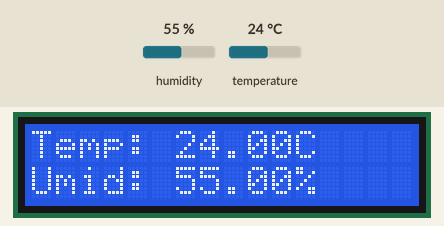
The sketch below on a simulated Arduino Uno, built with avr-gcc and run on an emulated ATmega328P. On the bench: 16×2 character LCD. The inputs (shaded band) are chosen by the test bench; at power-on: humidity 55 %, temperature 24 °C. What the sketch prints to the serial monitor is not drawn.

Above: at 4.5 s.
4.6 s: humidity set to 22 %
At 5.7 s:
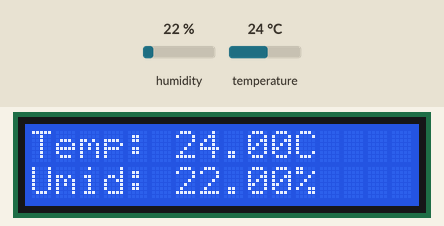
7.3 s: temperature set to 12 °C
At 8.5 s:
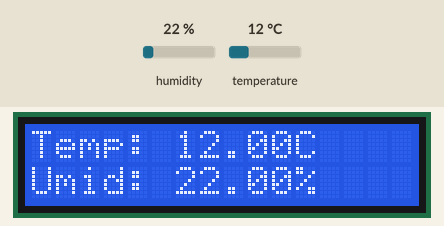
10.0 s: humidity set to 40 %
At 12.6 s:
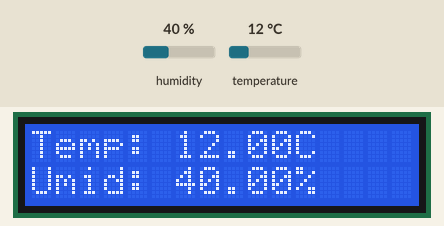
12.9 s: temperature set to 19 °C
At 14.4 s:
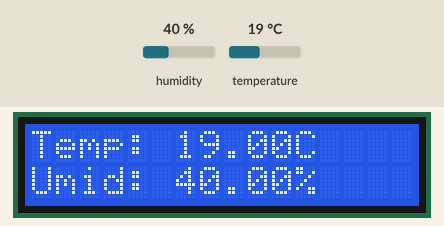
Timing chart, 0 to 15.9 s (numbered marks = the images above; inputs shaded):
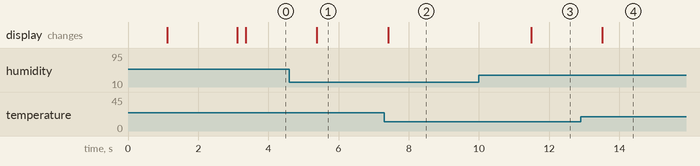

Measured:
- after the input at 4.6 s, the display: changes after 0.78 s (image 1)
- after the input at 7.3 s, the display: changes after 0.12 s (image 2)
- after the input at 10.0 s, the display: changes after 1.5 s (image 3)
- after the input at 12.9 s, the display: changes after 0.62 s (image 4)

The sketch:

DHT22_LCD_I2C.ino
```cpp
#include <DHT.h>
#include <LiquidCrystal_I2C.h>

// Definição do sensor DHT22
#define DHTPIN 2        // Pino de dados do DHT22 (DOUT)
#define DHTTYPE DHT22   // Tipo: DHT22

// Inicializar sensor DHT22
DHT dht(DHTPIN, DHTTYPE);

// Inicializar LCD I2C (endereço 0x27, 16x2 caracteres)
// Se não funcionar, tente 0x3F
LiquidCrystal_I2C lcd(0x27, 16, 2);

// Variáveis para armazenar leituras
float temperatura = 0;
float umidade = 0;

void setup() {
  // Iniciar Serial para debug
  Serial.begin(9600);
  delay(1000);

  Serial.println("\n\n");
  Serial.println("Sistema de Monitoramento DHT22 + LCD I2C");
  Serial.println("=========================================");

  // Iniciar LCD
  lcd.init();
  lcd.backlight();
  lcd.setCursor(0, 0);
  lcd.print("DHT22 + LCD I2C");
  lcd.setCursor(0, 1);
  lcd.print("Iniciando...");
  delay(2000);

  // Iniciar sensor DHT22
  dht.begin();

  // Limpar LCD
  lcd.clear();

  Serial.println("Sistema inicializado com sucesso!");
  Serial.println("Pinos utilizados:");
  Serial.println("  - DHT22 DOUT  → Pino 2");
  Serial.println("  - LCD SDA      → Pino A4");
  Serial.println("  - LCD SCL      → Pino A5");
  Serial.println("  - DHT22 VCC    → 5V");
  Serial.println("  - DHT22 GND    → GND");
  Serial.println("  - LCD VCC      → 5V");
  Serial.println("  - LCD GND      → GND");
}

void loop() {
  // Ler dados do sensor DHT22
  lerSensorDHT22();

  // Exibir no LCD
  exibirNoLCD();

  // Exibir no Serial Monitor
  exibirNoSerial();

  // Aguardar 2 segundos antes da próxima leitura
  delay(2000);
}

// Função para ler dados do DHT22
void lerSensorDHT22() {
  // DHT22 recomenda esperar ~2 segundos entre leituras
  umidade = dht.readHumidity();
  temperatura = dht.readTemperature();

  // Verificar se a leitura falhou
  if (isnan(umidade) || isnan(temperatura)) {
    Serial.println("Erro na leitura do DHT22!");
    temperatura = 0;
    umidade = 0;
    return;
  }
}

// Função para exibir no LCD
void exibirNoLCD() {
  // Limpar tela
  lcd.clear();

  // Primeira linha: Temperatura
  lcd.setCursor(0, 0);
  lcd.print("Temp: ");
  lcd.print(temperatura);
  lcd.print("C");

  // Segunda linha: Umidade
  lcd.setCursor(0, 1);
  lcd.print("Umid: ");
  lcd.print(umidade);
  lcd.print("%");
}

// Função para exibir no Serial Monitor (Debug)
void exibirNoSerial() {
  Serial.print("Temperatura: ");
  Serial.print(temperatura);
  Serial.print(" °C | Umidade: ");
  Serial.print(umidade);
  Serial.println(" %");
}
```
